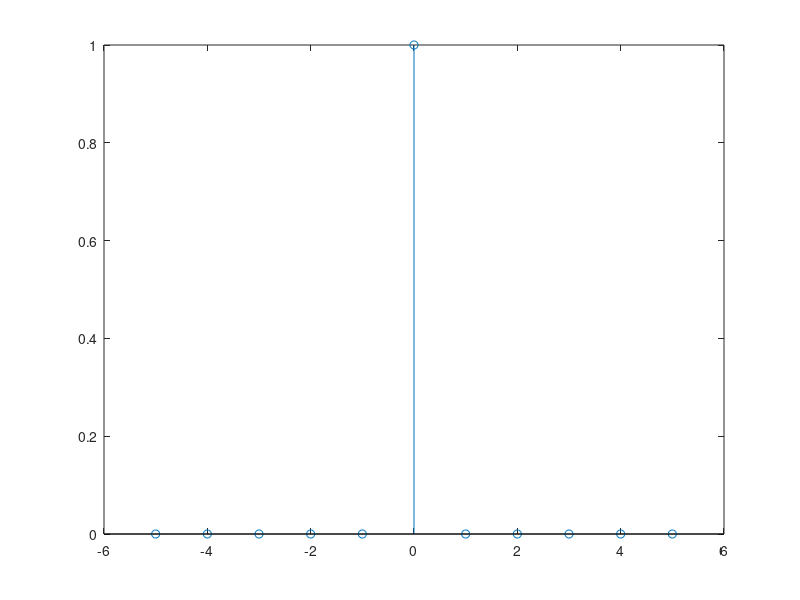

Reproduce this figure in MATLAB.
function[y,n]=deltaofn()
% a and b are the lower and upper time limit
% c is the instant at which impulse exists
% a,b,c must be integers for discrete signals
n=-5:5; % n=a:b;
y=(n-0)==0; % y=(n-c)==0
stem(n,y)
% c=0 for delta(n)
